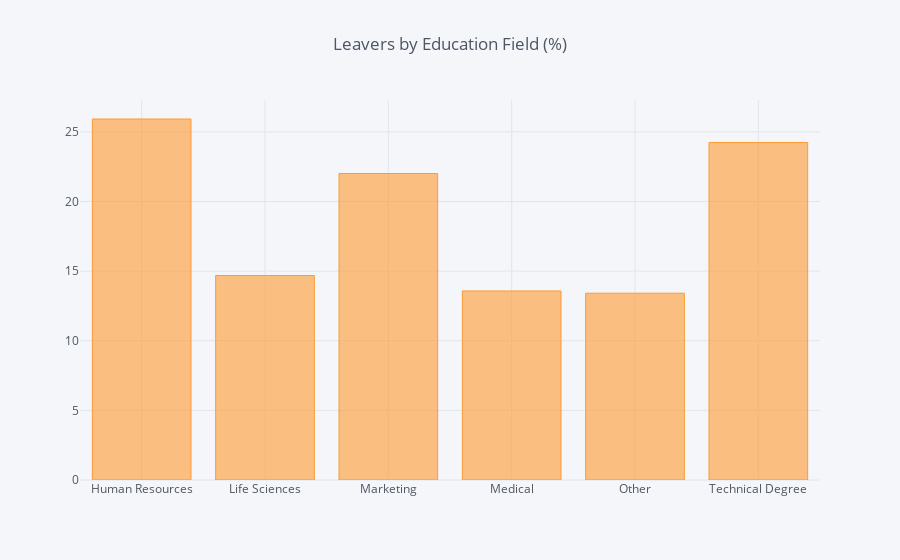

Notebook code for this chart:
### Code cell
df_EducationField = pd.DataFrame(columns=["Field", "% of Leavers"])
i=0
for field in list(df1['EducationField'].unique()):
    ratio = df1[(df1['EducationField']==field)&(df1['Attrition']=="Yes")].shape[0] / df1[df1['EducationField']==field].shape[0]
    df_EducationField.loc[i] = (field, ratio*100)
    i += 1
    #print("In {}, the ratio of leavers is {:.2f}%".format(field, ratio*100))    
df_EF = df_EducationField.groupby(by="Field").sum()
df_EF.iplot(kind='bar',title='Leavers by Education Field (%)')

### Figure 1 — Plotly figure (JSON) as saved in the notebook; plotly's stock layout.template omitted (floating-point values rounded to 4 significant figures)
{"data": [{"marker": {"color": "rgba(255, 153, 51, 0.6)", "line": {"color": "rgba(255, 153, 51, 1.0)", "width": 1}}, "name": "% of Leavers", "orientation": "v", "text": "", "type": "bar", "uid": "c7668e22-29fd-41f0-b990-c155cf9c477d", "x": ["Human Resources", "Life Sciences", "Marketing", "Medical", "Other", "Technical Degree"], "y": [25.93, 14.69, 22.01, 13.58, 13.41, 24.24]}], "layout": {"legend": {"bgcolor": "#F5F6F9", "font": {"color": "#4D5663"}}, "paper_bgcolor": "#F5F6F9", "plot_bgcolor": "#F5F6F9", "title": {"font": {"color": "#4D5663"}, "text": "Leavers by Education Field (%)"}, "xaxis": {"gridcolor": "#E1E5ED", "showgrid": true, "tickfont": {"color": "#4D5663"}, "title": {"font": {"color": "#4D5663"}, "text": ""}, "zerolinecolor": "#E1E5ED"}, "yaxis": {"gridcolor": "#E1E5ED", "showgrid": true, "tickfont": {"color": "#4D5663"}, "title": {"font": {"color": "#4D5663"}, "text": ""}, "zerolinecolor": "#E1E5ED"}}}
